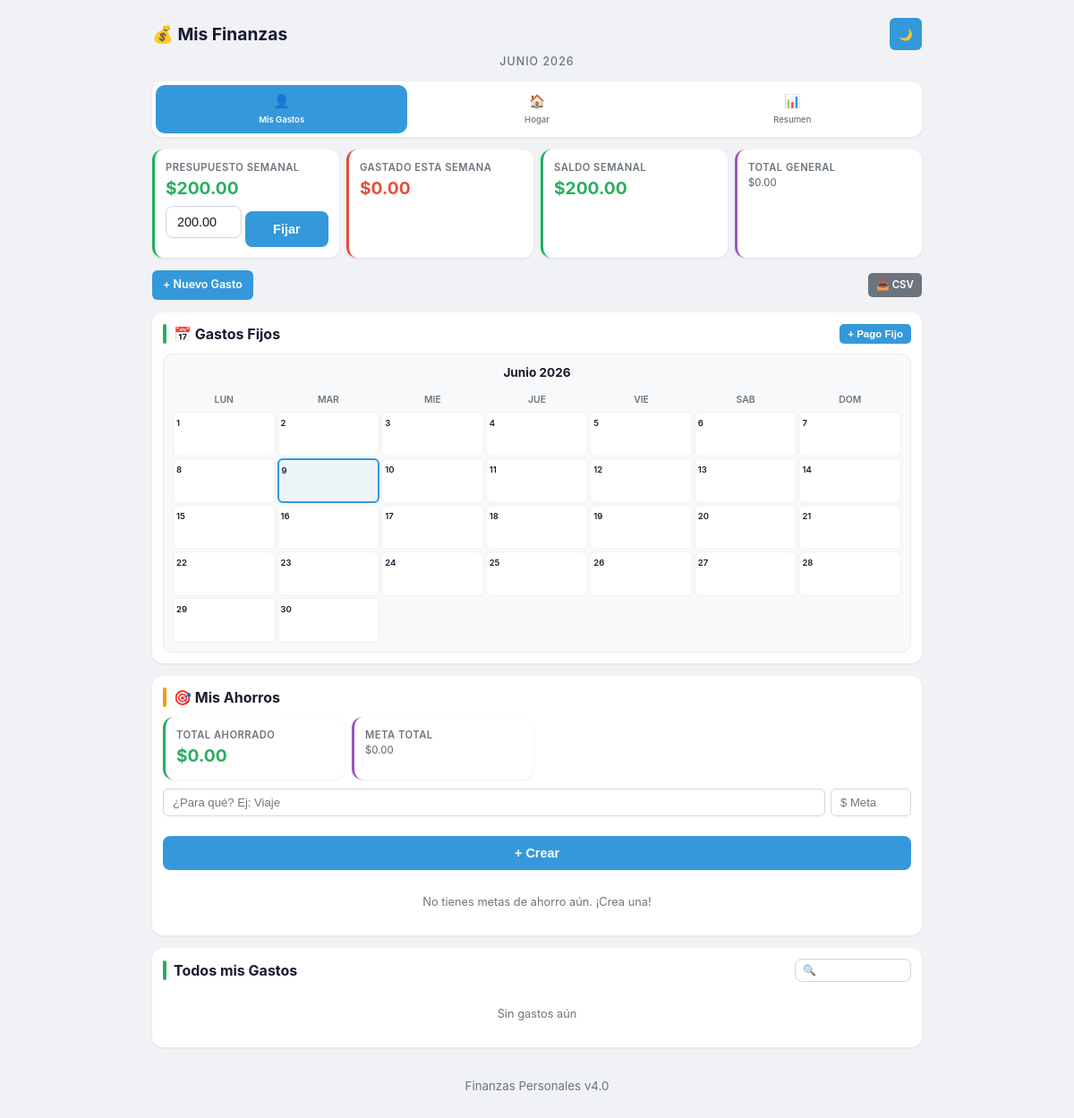
Before: / with the older database file.
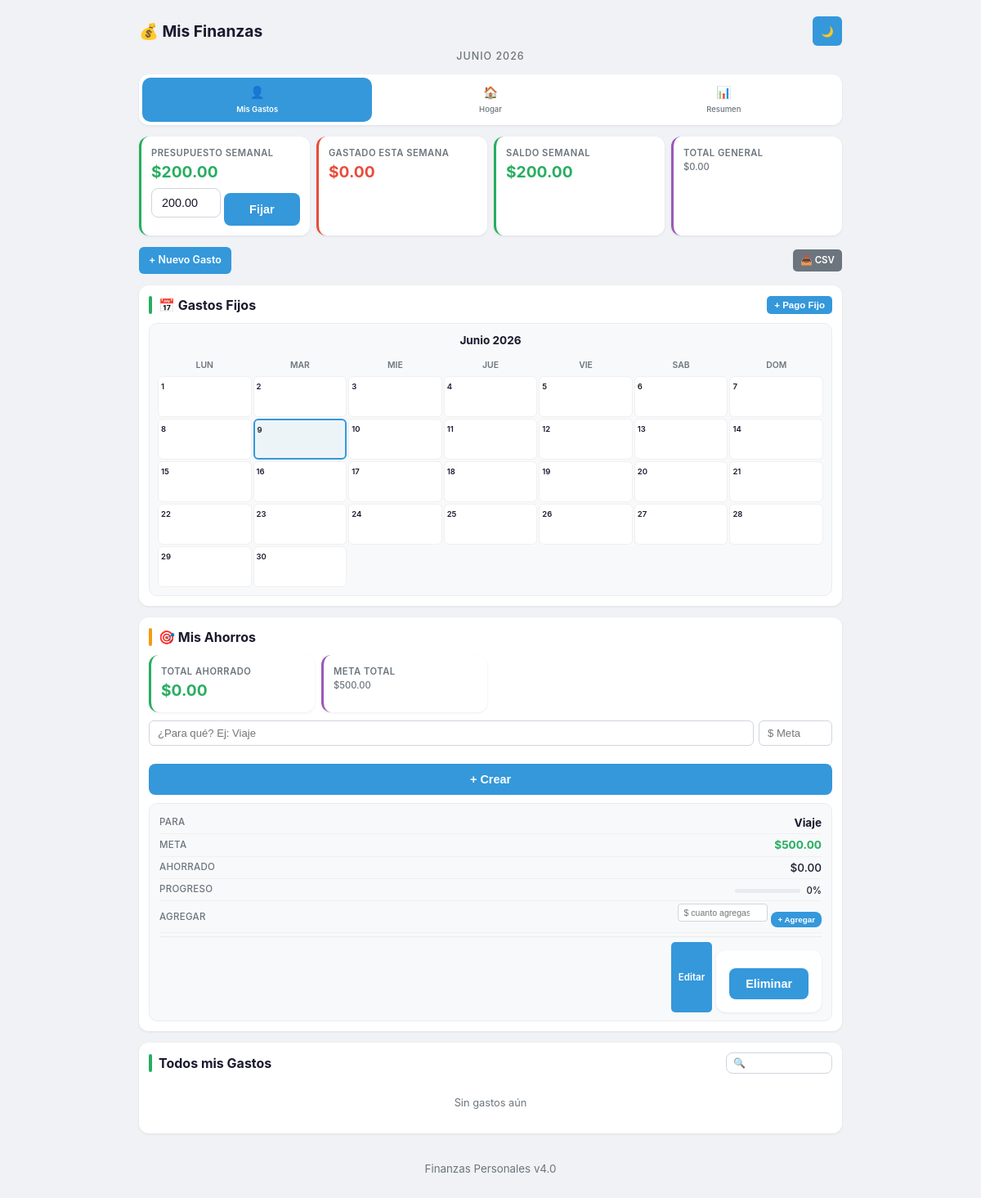
After: the same page with the newer database file.
### tables this page shows
CREATE TABLE ahorros_personales (
        id INTEGER PRIMARY KEY AUTOINCREMENT,
        nombre TEXT NOT NULL, monto_objetivo REAL NOT NULL,
        monto_actual REAL DEFAULT 0.0,
        created_at TIMESTAMP DEFAULT CURRENT_TIMESTAMP);

### app.py (the view, shortened to what this page needs)
@app.route('/')
@app.route('/<perfil>')
def index(perfil='personal'):
    if perfil not in [p['id'] for p in PERFILES]:
        perfil = 'personal'
    conn = get_db()
    hoy = date.today()
    mes_actual_str = f"{hoy.year}-{hoy.month:02d}"
    semana_actual = hoy.isocalendar()[1]
    anio_actual = hoy.year
    semana_key = f"{anio_actual}-S{semana_actual:02d}"
    ingresos = conn.execute('SELECT * FROM ingresos ORDER BY fecha DESC').fetchall()
    metas = conn.execute('SELECT * FROM metas_ahorro ORDER BY fecha_limite ASC').fetchall()
    deudas = conn.execute('SELECT * FROM deudas ORDER BY fecha_inicio DESC').fetchall()
    total_ingresos_mes = conn.execute(
        "SELECT COALESCE(SUM(monto),0) FROM ingresos WHERE strftime('%Y-%m',fecha)=?",
        (mes_actual_str,)).fetchone()[0]
    total_ingresos = conn.execute("SELECT COALESCE(SUM(monto),0) FROM ingresos").fetchone()[0]
    total_metas = conn.execute("SELECT COALESCE(SUM(monto_objetivo),0) FROM metas_ahorro").fetchone()[0]
    total_ahorrado = conn.execute("SELECT COALESCE(SUM(monto_actual),0) FROM metas_ahorro").fetchone()[0]
    total_deudas = conn.execute("SELECT COALESCE(SUM(monto_total),0) FROM deudas").fetchone()[0]
    total_pagado = conn.execute("SELECT COALESCE(SUM(monto_pagado),0) FROM deudas").fetchone()[0]
    if perfil == 'personal':
        gastos = conn.execute('SELECT * FROM gastos WHERE perfil=? ORDER BY fecha DESC', (perfil,)).fetchall()
        total_mes = conn.execute(
            "SELECT COALESCE(SUM(monto),0) FROM gastos WHERE perfil=? AND strftime('%Y-%m',fecha)=?",
            (perfil, mes_actual_str)).fetchone()[0]
        total_general = conn.execute("SELECT COALESCE(SUM(monto),0) FROM gastos WHERE perfil=?", (perfil,)).fetchone()[0]
        gastos_categoria = conn.execute(
            "SELECT categoria, SUM(monto) as total FROM gastos WHERE perfil=? AND strftime('%Y-%m',fecha)=? GROUP BY categoria ORDER BY total DESC",
            (perfil, mes_actual_str)).fetchall()
        presupuesto = conn.execute(
            "SELECT COALESCE(SUM(monto),0) FROM presupuestos WHERE perfil=? AND semana=?",
            ('personal', semana_key)).fetchone()[0]
        lun = hoy - timedelta(days=hoy.weekday())
        dom = lun + timedelta(days=6)
        gasto_semana = conn.execute(
            "SELECT COALESCE(SUM(monto),0) FROM gastos WHERE perfil=? AND fecha>=? AND fecha<=?",
            ('personal', lun.isoformat(), dom.isoformat())).fetchone()[0]
        pagos = conn.execute(
            'SELECT * FROM pagos_programados WHERE perfil=? AND activo=1 ORDER BY dia_vencimiento',
            (perfil,)).fetchall()
        dias_mes = []
        ultimo = (date(hoy.year, hoy.month + 1, 1) - timedelta(days=1)).day if hoy.month < 12 else 31
        for d in range(1, ultimo + 1):
            fecha_d = date(hoy.year, hoy.month, d)
            pagos_dia = [p for p in pagos if p['dia_vencimiento'] == d]
            gastos_dia = conn.execute(
                "SELECT COUNT(*), COALESCE(SUM(monto),0) FROM gastos WHERE perfil=? AND fecha=?",
                (perfil, fecha_d.isoformat())).fetchone()
            dias_mes.append({
                'dia': d, 'hoy': fecha_d == hoy,
                'pagos': [dict(p) for p in pagos_dia],
                'tiene_gastos': gastos_dia[0] > 0,
                'total_gastos': gastos_dia[1],
            })
        ahorros = conn.execute('SELECT * FROM ahorros_personales ORDER BY nombre').fetchall()
        total_ahorrado_personal = conn.execute("SELECT COALESCE(SUM(monto_actual),0) FROM ahorros_personales").fetchone()[0]
        total_meta_personal = conn.execute("SELECT COALESCE(SUM(monto_objetivo),0) FROM ahorros_personales").fetchone()[0]
        conn.close()
        return render_template('index.html',
            perfiles=PERFILES, perfil_activo=perfil,
            gastos=gastos, ingresos=[], metas=[], deudas=[],
            fecha_legible=fecha_legible,
            total_mes=total_mes, total_general=total_general,
            gastos_categoria=gastos_categoria,
            categorias=CATEGORIAS.get(perfil, {}),
            presupuesto_semanal=presupuesto, gasto_semanal=gasto_semana,
            saldo_semanal=presupuesto - gasto_semana,
            semana_label=f"Semana {semana_actual}",
            pagos=pagos, dias_mes=dias_mes, presupuesto_recibido=0,
            mes_actual=f"{MESES_ES[hoy.month]} {hoy.year}",
            mes_num=hoy.month, anio=hoy.year,
            dias_semana=['Lun','Mar','Mie','Jue','Vie','Sab','Dom'],
            ahorros=ahorros,
            total_ahorrado_personal=total_ahorrado_personal,
            total_meta_personal=total_meta_personal,
            es_resumen=False)

### app.py (called while the page is built)
def get_db():
    conn = sqlite3.connect(DATABASE)
    conn.row_factory = sqlite3.Row
    return conn

### templates/index.html (shortened to what this page needs)
<!DOCTYPE html>
<html lang="es" data-theme="light">
<head>
    <link rel="stylesheet" href="{{ url_for('static', filename='style.css') }}">
</head>
<body>
    <div class="container">
        <div class="header-bar">
            <h1>💰 Mis Finanzas</h1>
            <button class="btn btn-icon" onclick="toggleTheme()" id="themeBtn" title="Tema">🌙</button>
        </div>
        <div class="mes-label">{{ mes_actual }}</div>
        <div class="tabs">
            {% for p in perfiles %}
            <a href="{{ url_for('index', perfil=p.id) }}" class="tab {% if p.id == perfil_activo %}tab-active{% endif %}">
                <span class="tab-icon">{{ p.icono }}</span>
                <span class="tab-label">{{ p.nombre }}</span>
            </a>
            {% endfor %}
        </div>
        {% if perfil_activo == 'personal' %}
        <div class="dashboard-grid">
            <div class="dash-card dash-ingresos">
                <div class="dash-label">Presupuesto Semanal</div>
                <div class="dash-value">${{ "%.2f"|format(presupuesto_semanal) }}</div>
                <form action="{{ url_for('set_presupuesto', perfil='personal') }}" method="POST" class="presupuesto-form">
                    <input type="number" name="monto" step="0.01" placeholder="$" class="presupuesto-input" value="{% if presupuesto_semanal > 0 %}{{ '%.2f'|format(presupuesto_semanal) }}{% endif %}">
                    <button type="submit" class="btn btn-sm">Fijar</button>
                </form>
            </div>
            <div class="dash-card dash-gastos">
                <div class="dash-label">Gastado esta Semana</div>
                <div class="dash-value">${{ "%.2f"|format(gasto_semanal) }}</div>
            </div>
            <div class="dash-card {% if saldo_semanal >= 0 %}dash-positivo{% else %}dash-negativo{% endif %}">
                <div class="dash-label">Saldo Semanal</div>
                <div class="dash-value">${{ "%.2f"|format(saldo_semanal) }}</div>
            </div>
            <div class="dash-card dash-totals">
                <div class="dash-label">Total General</div>
                <div class="dash-value-sm">${{ "%.2f"|format(total_general) }}</div>
            </div>
        </div>
        <div class="toolbar">
            <a href="{{ url_for('agregar_gasto', perfil='personal') }}" class="btn">+ Nuevo Gasto</a>
            <a href="{{ url_for('exportar', perfil='personal') }}" class="btn btn-secondary btn-sm" style="margin-left:auto;">📥 CSV</a>
        </div>
        <div class="section">
            <div class="section-header">
                <span class="section-badge ingresos"></span>
                <h2>📅 Gastos Fijos</h2>
                <button class="btn btn-sm" onclick="document.getElementById('pagoModal').classList.toggle('show')">+ Pago Fijo</button>
            </div>
            <div class="calendario">
                <div class="cal-header"><strong>{{ mes_actual }}</strong></div>
                <div class="cal-grid">
                    {% for d in dias_semana %}<div class="cal-dia-nombre">{{ d }}</div>{% endfor %}
                    {% for dia in dias_mes %}
                    <div class="cal-dia {% if dia.hoy %}cal-hoy{% endif %} {% if dia.pagos or dia.abonos %}cal-tiene-pago{% endif %} {% if dia.tiene_gastos %}cal-tiene-gasto{% endif %}">
                        <span class="cal-numero">{{ dia.dia }}</span>
                    </div>
                    {% endfor %}
                </div>
            </div>
        </div>
        <div class="section">
            <div class="section-header">
                <span class="section-badge metas"></span>
                <h2>🎯 Mis Ahorros</h2>
            </div>
            <div class="dashboard-grid" style="margin-bottom:10px;">
                <div class="dash-card dash-ingresos">
                    <div class="dash-label">Total Ahorrado</div>
                    <div class="dash-value">${{ "%.2f"|format(total_ahorrado_personal) }}</div>
                </div>
                <div class="dash-card dash-totals">
                    <div class="dash-label">Meta Total</div>
                    <div class="dash-value-sm">${{ "%.2f"|format(total_meta_personal) }}</div>
                </div>
            </div>
            <form action="{{ url_for('agregar_ahorro') }}" method="POST" style="display:flex;gap:6px;padding:0;border:none;box-shadow:none;background:none;margin-bottom:10px;flex-wrap:wrap;">
                <input type="text" name="nombre" placeholder="¿Para qué? Ej: Viaje" style="flex:1;min-width:100px;padding:7px 10px;border:1px solid var(--input-border);border-radius:6px;font-size:0.82em;background:var(--input-bg);color:var(--text);">
                <input type="number" name="monto_objetivo" step="0.01" placeholder="$ Meta" style="width:90px;padding:7px 10px;border:1px solid var(--input-border);border-radius:6px;font-size:0.82em;background:var(--input-bg);color:var(--text);">
                <button type="submit" class="btn">+ Crear</button>
            </form>
            {% if ahorros %}
            <div class="card-list">
                {% for item in ahorros %}
                {% set progreso = (item.monto_actual / item.monto_objetivo * 100)|round if item.monto_objetivo > 0 else 0 %}
                <div class="card-item">
                    <div class="card-row">
                        <span class="card-label">Para</span>
                        <span class="card-value" style="font-weight:700;">{{ item.nombre }}</span>
                    </div>
                    <div class="card-row">
                        <span class="card-label">Meta</span>
                        <span class="card-value card-value-positive">${{ "%.2f"|format(item.monto_objetivo) }}</span>
                    </div>
                    <div class="card-row">
                        <span class="card-label">Ahorrado</span>
                        <span class="card-value">${{ "%.2f"|format(item.monto_actual) }}</span>
                    </div>
                    <div class="card-row">
                        <span class="card-label">Progreso</span>
                        <span class="card-value">
                            <div class="progress-bar"><div class="progress-fill" style="width:{{ progreso }}%;"></div></div>
                            <small>{{ progreso|int }}%</small>
                        </span>
                    </div>
                    <div class="card-row">
                        <span class="card-label">Agregar</span>
                        <span class="card-value">
                            <form action="{{ url_for('actualizar_ahorro', id=item.id) }}" method="POST" style="display:flex;gap:4px;padding:0;border:none;box-shadow:none;background:none;margin:0;align-items:center;">
                                <input type="number" name="monto_agregar" step="0.01" placeholder="$ cuanto agregaste?" style="width:110px;padding:4px 6px;border:1px solid var(--input-border);border-radius:4px;font-size:0.78em;background:var(--input-bg);color:var(--text);">
                                <button type="submit" class="btn btn-sm btn-success" style="padding:4px 8px;font-size:0.72em;">+ Agregar</button>
                            </form>
                        </span>
                    </div>
                    <div class="card-actions">
                        <a href="{{ url_for('editar_ahorro', id=item.id) }}" class="btn btn-sm">Editar</a>
                        <form action="{{ url_for('eliminar_ahorro', id=item.id) }}" method="POST" style="display:inline;">
                            <button type="submit" class="btn btn-sm btn-danger" onclick="return confirm('Eliminar {{ item.nombre }}?')">Eliminar</button>
                        </form>
                    </div>
                </div>
                {% endfor %}
            </div>
            {% else %}
            <p class="empty-msg">No tienes metas de ahorro aún. ¡Crea una!</p>
            {% endif %}
        </div>
        <div class="section">
            <div class="section-header">
                <span class="section-badge ingresos"></span>
                <h2>Todos mis Gastos</h2>
                <input type="text" class="filtro-input" style="max-width:130px;font-size:0.75em;padding:5px 8px;" placeholder="🔍" oninput="filtrar(this)">
            </div>
            {% if gastos %}
            <div class="card-list">
                {% for item in gastos %}
                <div class="card-item" data-search="{{ item.descripcion }} {{ item.categoria }} {{ item.monto }}">
                    <div class="card-row">
                        <span class="card-label">Monto</span>
                        <span class="card-value card-value-negative">${{ "%.2f"|format(item.monto) }}</span>
                    </div>
                    <div class="card-row">
                        <span class="card-label">Descripción</span>
                        <span class="card-value">{{ item.descripcion }}</span>
                    </div>
                    <div class="card-row">
                        <span class="card-label">Categoría</span>
                        <span class="card-value"><span class="tag tag-categoria" style="background:{{ categorias.get(item.categoria,'#95a5a6') }}20;color:{{ categorias.get(item.categoria,'#95a5a6') }};border-color:{{ categorias.get(item.categoria,'#95a5a6') }}40;"><span class="tag-dot" style="background:{{ categorias.get(item.categoria,'#95a5a6') }};"></span> {{ item.categoria }}</span></span>
                    </div>
                    <div class="card-row">
                        <span class="card-label">Fecha</span>
                        <span class="card-value date-value">{{ fecha_legible(item.fecha) }}</span>
                    </div>
                    {% if item.recurrencia %}
                    <div class="card-row"><span class="card-label">Recurrencia</span><span class="card-value"><span class="tag tag-recurrencia">{{ item.recurrencia }}</span></span></div>
                    {% endif %}
                    <div class="card-actions">
                        <a href="{{ url_for('editar_gasto', perfil='personal', id=item.id) }}" class="btn btn-sm">Editar</a>
                        <form action="{{ url_for('eliminar_gasto', perfil='personal', id=item.id) }}" method="POST" style="display:inline;">
                            <button type="submit" class="btn btn-sm btn-danger" onclick="return confirm('Eliminar?')">Eliminar</button>
                        </form>
                    </div>
                </div>
                {% endfor %}
            </div>
            {% else %}<p class="empty-msg">Sin gastos aún</p>{% endif %}
        </div>
        {% endif %}
        <div class="footer"><small>Finanzas Personales v4.0</small></div>
    </div>
</body>
</html>

Changed rows visible on the page:
added ahorros_personales: nombre "Viaje", monto_objetivo "500.00", monto_actual "0.00", progreso "0"
Other visible differences:
{{ "%.2f"|format(total_meta_personal) }}: "0.00" → "500.00"
text no longer shown: "No tienes metas de ahorro aún. ¡Crea una!"
